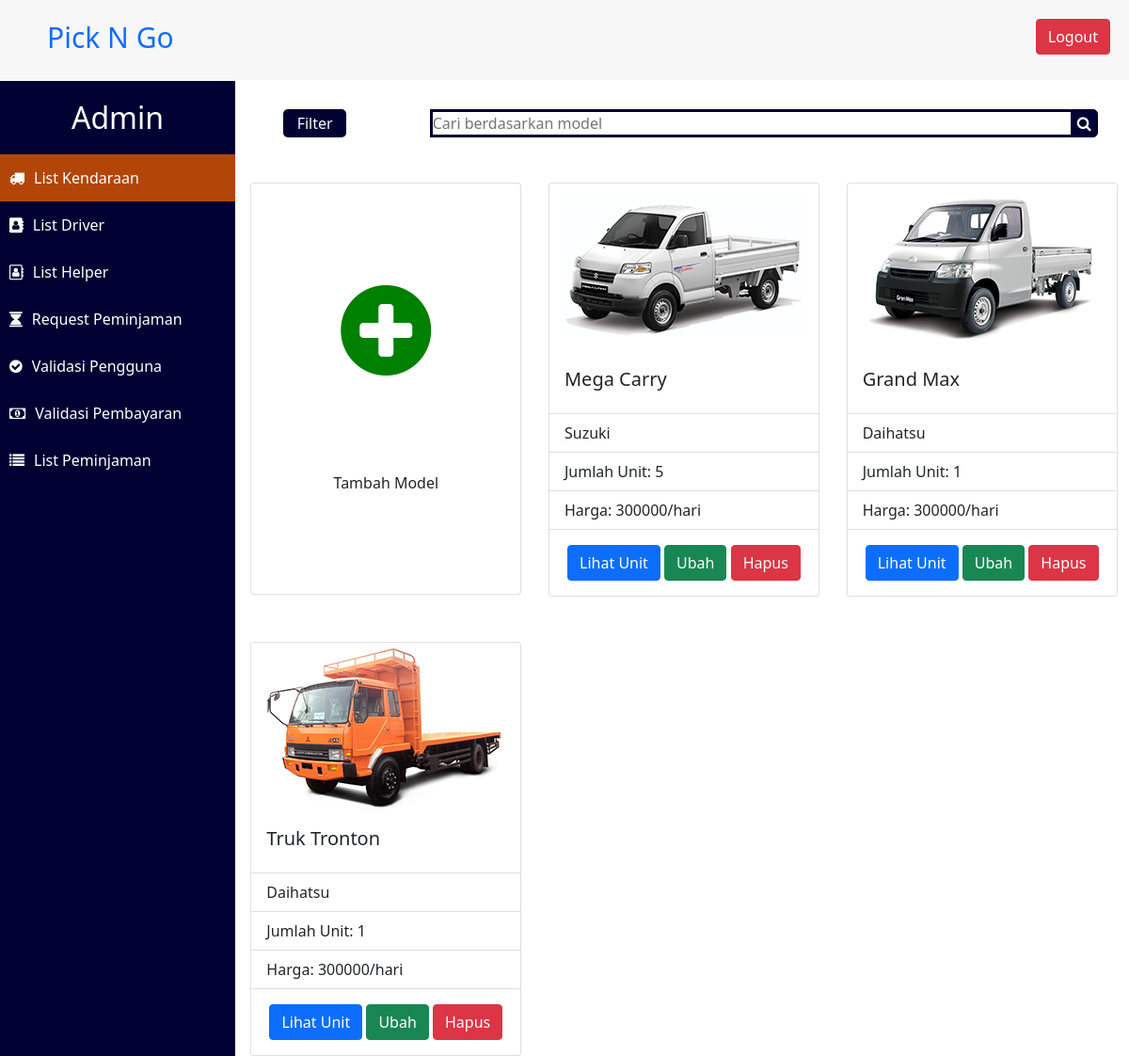
Page /Final_Project-Prak_Basdat/beranda_admin.php (signed in) on the committed database.
### tables this page shows
CREATE TABLE `tipe_kendaraan` (
  `ID_model` int(11) NOT NULL,
  `model` varchar(20) NOT NULL,
  `manufaktur` varchar(20) NOT NULL,
  `harga_sewa` int(11) NOT NULL,
  `gambar` varchar(20) NOT NULL
);

### Final_Project-Prak_Basdat/functions.php (called while the page is built, shortened)
<?php
$conn = mysqli_connect("localhost", "root", "", "peminjaman_pickup_dan_truck_db");
function read($query) {
	global $conn;
	$result = mysqli_query($conn, $query);
	$records = [];
	while ($tuples = mysqli_fetch_assoc($result)) {
		$records[] = $tuples;
	}
	return $records;
}
?>

### Final_Project-Prak_Basdat/beranda_admin.php (the view, shortened to what this page needs)
<?php
	require 'functions.php';
	$tuples = read("SELECT tipe_kendaraan.ID_model, model, manufaktur, harga_sewa, gambar, jumlah_unit FROM tipe_kendaraan LEFT JOIN (SELECT ID_model, COUNT(ID_kendaraan) AS jumlah_unit FROM unit_kendaraan GROUP BY ID_model) AS n ON tipe_kendaraan.ID_model = n.ID_model;");
?>
<!DOCTYPE html>
<html lang="en">
  <head>
    <link rel="stylesheet" href="https://cdnjs.cloudflare.com/ajax/libs/font-awesome/4.7.0/css/font-awesome.min.css">
    <link href="https://cdn.jsdelivr.net/npm/bootstrap@5.0.0-beta3/dist/css/bootstrap.min.css" rel="stylesheet">
    <link rel="stylesheet" type="text/css" href="styling.css">
  </head>
  <body>
  	<nav>
  		<a href="index.php" class="logo">Pick N Go</a>
  		<button type="button" id = "logout-button" class="btn btn-danger" data-bs-toggle="modal" data-bs-target="#modalLogout">
        Logout
      </button>
  	</nav>
  	<div class="sidebar">
  		<h2> Admin </h2>
  		<a href="beranda_admin.php" style="background-color: #b34509;"><i class="fa fa-truck"></i><span>List Kendaraan</span></a>
  		<a href="list_driver_admin.php"><i class = "fa fa-address-book"></i><span>List Driver</span></a>
  		<a href="list_helper_admin.php"><i class = "fa fa-address-book-o"></i><span>List Helper</span></a>
  		<a href="request_pemesanan_admin.php"><i class = "fa fa-hourglass"></i><span>Request Peminjaman</span></a>
  		<a href="validasi_user_admin.php"><i class = "fa fa-check-circle"></i><span>Validasi Pengguna</span></a>
      <a href="validasi_pembayaran_admin.php"><i class = "fa fa-money"></i><span>Validasi Pembayaran</span></a>
  		<a href="list_peminjaman_admin.php"><i class = "fa fa-list"></i><span>List Peminjaman</span></a>
  	</div>
    <div class = "content">
      <form action="" method="post" autocomplete="off" class="search-form">
        <div class="utility-bar">
            <div class="search-bar">
              <div class="filter">Filter</div>
                <input type="text" placeholder = "Cari berdasarkan model" class="search-field" name="keyword">
                <button type="submit" class="fa fa-search search-button" name="search"></button>
            </div>
        </div>
      </form>
      <div class="row card-container">
        <div class="col-xxl-3 col-xl-4 col-lg-6 col-md-6 col-sm-12">
            <div class="card mt-5 mx-auto btn" style="width: 18rem; height: 438px;">
              <i class = "fa fa-plus-circle" style="line-height: 300px; font-size: 7rem; color: green;" data-bs-toggle="modal" data-bs-target="#addVehicleModel"></i>
              <p>Tambah Model</p>
            </div>
        </div>
        <?php foreach ($tuples as $tuple): ?>
          <div class="col-xxl-3 col-xl-4 col-lg-6 col-md-6 col-sm-12">
            <div class="card mt-5 mx-auto" style="width: 18rem;">
              <img class="card-img-top" src = "Images/TipeMobil/<?= $tuple["gambar"]; ?>" alt="Card image cap">
              <div class="card-body">
                <h5 class="card-title"><?= $tuple["model"] ?></h5>
              </div>
              <ul class="list-group list-group-flush">
                <li class="list-group-item"><?= $tuple["manufaktur"] ?></li>
                <li class="list-group-item">Jumlah Unit: <?= $tuple["jumlah_unit"] ?></li>
                <li class="list-group-item">Harga: <?= $tuple["harga_sewa"] ?>/hari</li>
              </ul>
              <div class="card-body text-center">
                <a class="btn btn-primary" href="unit_kendaraan_admin.php?p_k_model=<?= $tuple["ID_model"]; ?>" role="button">Lihat Unit</a>
                <a class="btn btn-success" href="#" role="button" onclick="updateVehicle('<?= $tuple['ID_model'] ?>', '<?= $tuple['model'] ?>', '<?= $tuple['manufaktur'] ?>', '<?= $tuple['harga_sewa'] ?>')">Ubah</a>
                <a class="btn btn-danger" href="deletelogic.php?p_k=<?= $tuple["ID_model"]; ?>&type=Kendaraan" role="button" onclick="return confirm('Apakah anda yakin akan menghapus model <?= $tuple["model"] ?>?')">Hapus</a>
              </div>
            </div>
          </div>
        <?php endforeach; ?>
      </div>
    </div>
  </body>
</html>

### Final_Project-Prak_Basdat/styling.css (style rules this page uses)
* { padding: 0; margin: 0; text-decoration: none; list-style: none; box-sizing: border-box; }
nav { z-index: 99; background: #f7f7f7; line-height: 80px; position: fixed; width: 100%; }
#logout-button { float: right; margin-right: 20px; margin-top: 20px }
.sidebar { z-index: 99; position: fixed; background: #000033; margin-top: 86px; height: 100%; width: 250px; color: white; }
.logo { margin-left: 50px; font-size: 30px; text-decoration: none }
.sidebar h2 { text-align: center; margin: 20px 0; }
.sidebar a { text-decoration: none; display: block; line-height: 50px; transition: 0.5s; }
.sidebar i { color: white; margin-left: 10px; }
.sidebar span { color: white; margin-left: 10px; }
.card-container { width: 100%; margin-left: 2px; }
.utility-bar { width: 93%; padding-top: 30px; text-align: center; margin: 0 auto; }
.filter { line-height: 30px; width: 70px; height: 30px; margin-left: 2%; margin-right: 10%; color: white; background-color: #000033; border-radius: 5px; }
.search-bar { display: flex; align-items: center; width: 100%; margin: 0 auto; }
.search-field { border: 3px solid #000033; border-right: none; width: 80%; outline: none; }
.search-button { height: 30px; width: 30px; border: 1px solid #000033; background: #000033; color: white; border-radius: 0 5px 5px 0; }
.content { overflow-x: hidden; margin-left: 250px; padding-top: 86px; }

### rows in the picture
tipe_kendaraan: gambar (picture), model "Mega Carry", manufaktur "Suzuki", jumlah_unit "5", harga_sewa "300000"
tipe_kendaraan: gambar (picture), model "Grand Max", manufaktur "Daihatsu", jumlah_unit "1", harga_sewa "300000"
tipe_kendaraan: gambar (picture), model "Truk Tronton", manufaktur "Daihatsu", jumlah_unit "1", harga_sewa "300000"
